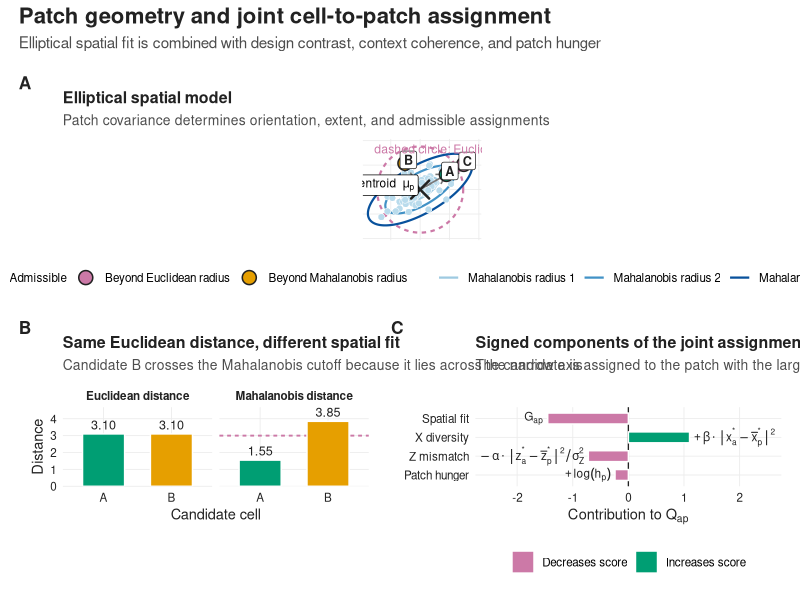
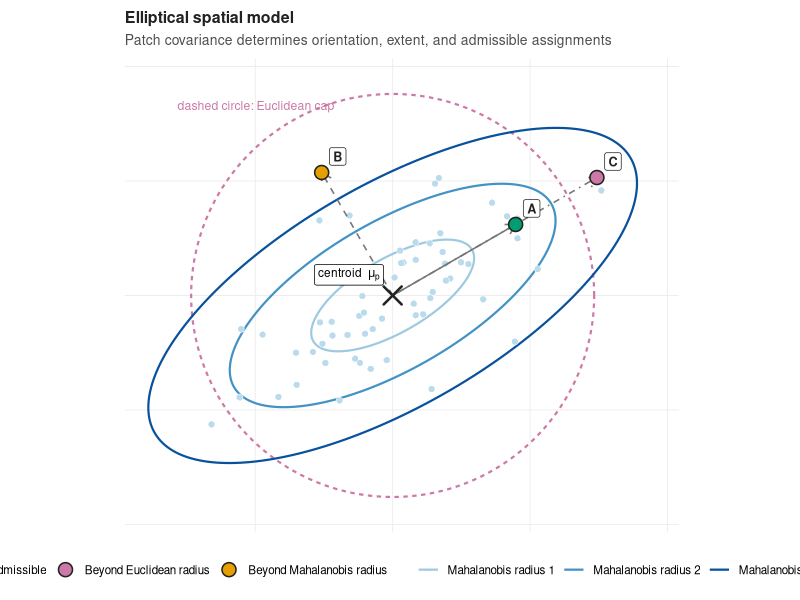
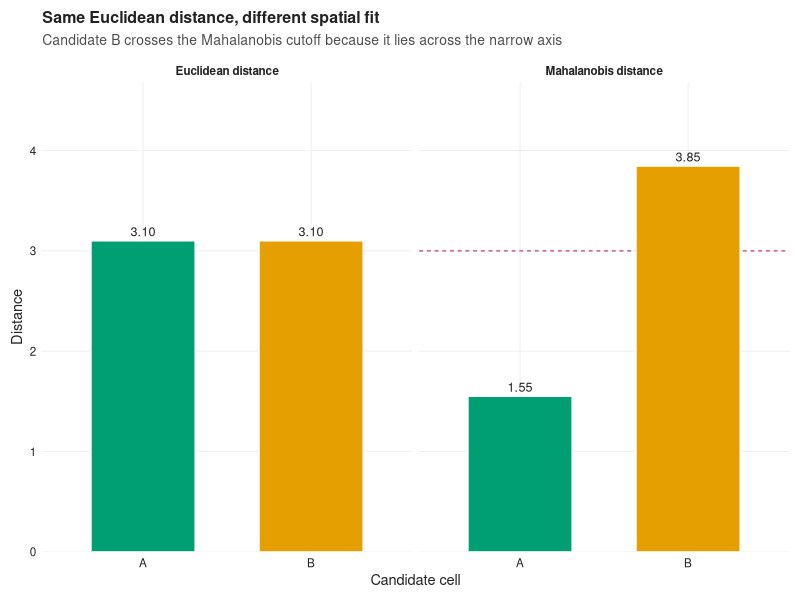
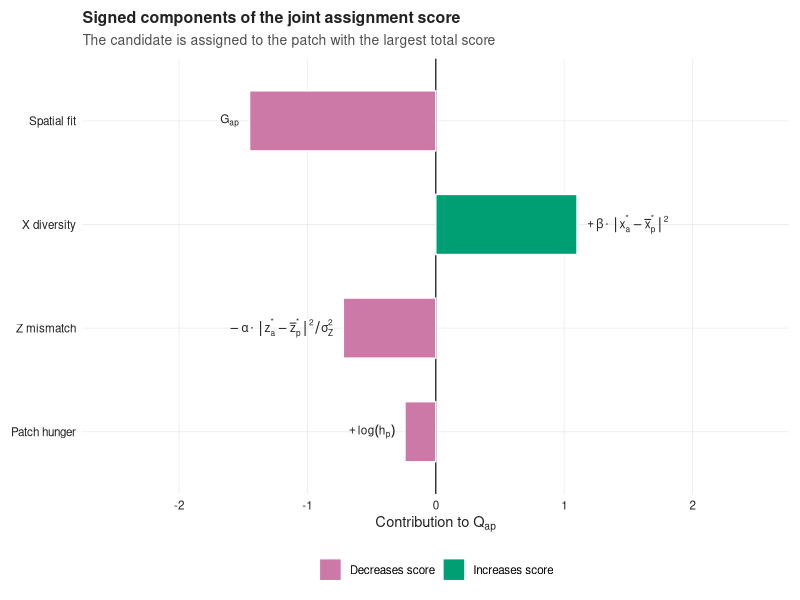

Write R code to recreate these figures, in order. (Note: this script raises an error after producing the figures.)
#!/usr/bin/env Rscript

# Conceptual figure for the elliptical patch model and assignment score used by
# SpaceMosaic. The values are synthetic and chosen to expose the geometry.

required_packages <- c("ggplot2", "patchwork", "svglite", "ragg")
missing_packages <- required_packages[
    !vapply(required_packages, requireNamespace, logical(1), quietly = TRUE)
]
if (length(missing_packages) > 0L) {
    stop(
        "Install the following packages before running this script: ",
        paste(missing_packages, collapse = ", "),
        call. = FALSE
    )
}

script_arg <- grep("^--file=", commandArgs(trailingOnly = FALSE), value = TRUE)
if (length(script_arg) != 1L) {
    stop("Run this file with Rscript.", call. = FALSE)
}
script_file <- normalizePath(sub("^--file=", "", script_arg))
manuscript_dir <- normalizePath(file.path(dirname(script_file), ".."))
figure_dir <- file.path(manuscript_dir, "figures")
dir.create(figure_dir, recursive = TRUE, showWarnings = FALSE)

set.seed(25092026)

palette <- list(
    focal = "#D55E00",
    patch = "#0072B2",
    local = "#E69F00",
    context = "#009E73",
    rejected = "#CC79A7",
    ink = "#222222",
    grey = "#777777",
    pale = "#F3F5F7"
)

theme_methods <- function(base_size = 10.5) {
    ggplot2::theme_minimal(base_size = base_size) +
        ggplot2::theme(
            plot.title = ggplot2::element_text(
                face = "bold", colour = palette$ink, size = base_size + 1,
                margin = ggplot2::margin(b = 5)
            ),
            plot.subtitle = ggplot2::element_text(
                colour = "#4D4D4D", size = base_size - 0.5,
                margin = ggplot2::margin(b = 7)
            ),
            plot.tag = ggplot2::element_text(
                face = "bold", colour = palette$ink, size = base_size + 2
            ),
            axis.title = ggplot2::element_text(colour = palette$ink),
            axis.text = ggplot2::element_text(colour = palette$ink),
            panel.grid.minor = ggplot2::element_blank(),
            panel.grid.major = ggplot2::element_line(colour = "#ECECEC", linewidth = 0.3),
            legend.title = ggplot2::element_blank(),
            plot.margin = ggplot2::margin(8, 8, 8, 8)
        )
}

# Define an elongated patch covariance.
mu <- c(0, 0)
angle <- 30 * pi / 180
rotation <- matrix(
    c(cos(angle), sin(angle), -sin(angle), cos(angle)),
    nrow = 2
)
eigenvalues <- c(4.0, 0.65)
sigma <- rotation %*% diag(eigenvalues) %*% t(rotation)
sigma_inv <- solve(sigma)
major_direction <- rotation[, 1]
minor_direction <- rotation[, 2]

# Draw current patch cells from the same covariance.
n_patch_cells <- 58L
standard_points <- matrix(stats::rnorm(n_patch_cells * 2L), ncol = 2)
patch_xy <- standard_points %*% diag(sqrt(eigenvalues)) %*% t(rotation)
patch_cells <- data.frame(x = patch_xy[, 1], y = patch_xy[, 2])

ellipse_path <- function(radius, n = 240L) {
    theta <- seq(0, 2 * pi, length.out = n)
    unit_circle <- cbind(cos(theta), sin(theta))
    xy <- radius * unit_circle %*% diag(sqrt(eigenvalues)) %*% t(rotation)
    data.frame(x = xy[, 1], y = xy[, 2], radius = factor(radius))
}
ellipses <- do.call(rbind, lapply(c(1, 2, 3), ellipse_path))

euclidean_cap <- 4.4
circle_theta <- seq(0, 2 * pi, length.out = 300L)
radius_circle <- data.frame(
    x = euclidean_cap * cos(circle_theta),
    y = euclidean_cap * sin(circle_theta)
)

# A and B have the same Euclidean distance but lie on different ellipse axes.
# C lies along the major axis but exceeds the Euclidean radius cap.
candidate_distance <- 3.1
candidates <- rbind(
    A = candidate_distance * major_direction,
    B = candidate_distance * minor_direction,
    C = 5.15 * major_direction
)
candidates <- data.frame(
    candidate = rownames(candidates),
    x = candidates[, 1],
    y = candidates[, 2],
    stringsAsFactors = FALSE
)
candidates$euclidean <- sqrt(candidates$x^2 + candidates$y^2)
candidates$mahalanobis <- sqrt(vapply(
    seq_len(nrow(candidates)),
    function(i) {
        d <- as.numeric(candidates[i, c("x", "y")])
        t(d) %*% sigma_inv %*% d
    },
    numeric(1)
))
candidates$status <- c(
    "Admissible",
    "Beyond Mahalanobis radius",
    "Beyond Euclidean radius"
)

candidate_segments <- data.frame(
    x = 0, y = 0,
    xend = candidates$x,
    yend = candidates$y,
    candidate = candidates$candidate
)

# Panel A: full spatial geometry.
p_a <- ggplot2::ggplot() +
    ggplot2::geom_path(
        data = radius_circle, ggplot2::aes(x, y),
        colour = palette$rejected, linewidth = 0.75, linetype = "22"
    ) +
    ggplot2::geom_path(
        data = ellipses,
        ggplot2::aes(x, y, group = radius, colour = radius),
        linewidth = 0.75
    ) +
    ggplot2::geom_point(
        data = patch_cells, ggplot2::aes(x, y),
        shape = 21, size = 2.1, fill = "#B9DBEC",
        colour = "white", stroke = 0.25
    ) +
    ggplot2::geom_segment(
        data = candidate_segments,
        ggplot2::aes(x, y, xend = xend, yend = yend, linetype = candidate),
        colour = palette$grey, linewidth = 0.55,
        arrow = grid::arrow(length = grid::unit(0.11, "inches"))
    ) +
    ggplot2::geom_point(
        ggplot2::aes(x = mu[1], y = mu[2]),
        shape = 4, size = 5.2, stroke = 1.3, colour = palette$ink
    ) +
    ggplot2::geom_point(
        data = candidates,
        ggplot2::aes(x, y, fill = status),
        shape = 21, size = 4.2, colour = palette$ink, stroke = 0.8
    ) +
    ggplot2::geom_label(
        data = candidates,
        ggplot2::aes(x, y, label = candidate),
        nudge_x = c(0.35, 0.35, 0.35),
        nudge_y = c(0.35, 0.35, 0.35),
        size = 3.2, fontface = "bold", linewidth = 0.2,
        fill = "white", colour = palette$ink
    ) +
    ggplot2::annotate(
        "label", x = -0.2, y = 0.45, label = "centroid ~~ mu[p]",
        hjust = 1, size = 3.0, linewidth = 0.2, fill = "white",
        parse = TRUE
    ) +
    ggplot2::annotate(
        "text", x = -4.7, y = 4.15,
        label = "dashed circle: Euclidean cap",
        hjust = 0, colour = palette$rejected, size = 3.1
    ) +
    ggplot2::scale_colour_manual(
        values = c("1" = "#9ECAE1", "2" = "#4292C6", "3" = "#08519C"),
        labels = c("Mahalanobis radius 1", "Mahalanobis radius 2", "Mahalanobis radius 3")
    ) +
    ggplot2::scale_fill_manual(values = c(
        "Admissible" = palette$context,
        "Beyond Mahalanobis radius" = palette$local,
        "Beyond Euclidean radius" = palette$rejected
    )) +
    ggplot2::scale_linetype_manual(values = c(A = "solid", B = "dashed", C = "dotdash"), guide = "none") +
    ggplot2::coord_equal(xlim = c(-5.3, 5.7), ylim = c(-4.7, 4.7)) +
    ggplot2::labs(
        title = "Elliptical spatial model",
        subtitle = "Patch covariance determines orientation, extent, and admissible assignments"
    ) +
    theme_methods() +
    ggplot2::theme(
        axis.title = ggplot2::element_blank(),
        axis.text = ggplot2::element_blank(),
        axis.ticks = ggplot2::element_blank(),
        panel.grid = ggplot2::element_blank(),
        legend.position = "bottom"
    )

# Panel B: demonstrate why Euclidean and Mahalanobis distances are not
# interchangeable for an elongated patch.
distance_df <- rbind(
    data.frame(
        candidate = candidates$candidate[1:2],
        distance = candidates$euclidean[1:2],
        measure = "Euclidean distance"
    ),
    data.frame(
        candidate = candidates$candidate[1:2],
        distance = candidates$mahalanobis[1:2],
        measure = "Mahalanobis distance"
    )
)
distance_df$candidate <- factor(distance_df$candidate, levels = c("A", "B"))

p_b <- ggplot2::ggplot(
    distance_df,
    ggplot2::aes(candidate, distance, fill = candidate)
) +
    ggplot2::geom_hline(
        data = data.frame(measure = "Mahalanobis distance", y = 3),
        ggplot2::aes(yintercept = y),
        linetype = "22", linewidth = 0.65, colour = palette$rejected
    ) +
    ggplot2::geom_col(width = 0.62, colour = "white") +
    ggplot2::geom_text(
        ggplot2::aes(label = sprintf("%.2f", distance)),
        vjust = -0.45, size = 3.2, colour = palette$ink
    ) +
    ggplot2::facet_wrap(~measure, nrow = 1) +
    ggplot2::scale_fill_manual(values = c(A = palette$context, B = palette$local)) +
    ggplot2::scale_y_continuous(
        limits = c(0, 4.5), expand = ggplot2::expansion(mult = c(0, 0.04))
    ) +
    ggplot2::labs(
        title = "Same Euclidean distance, different spatial fit",
        subtitle = "Candidate B crosses the Mahalanobis cutoff because it lies across the narrow axis",
        x = "Candidate cell", y = "Distance"
    ) +
    theme_methods() +
    ggplot2::theme(
        strip.text = ggplot2::element_text(face = "bold", colour = palette$ink),
        legend.position = "none"
    )

# Panel C: signed contributions to the joint score. Values are illustrative;
# the signs and interpretation match the implemented score.
score_df <- data.frame(
    component = factor(
        c("Spatial fit", "X diversity", "Z mismatch", "Patch hunger"),
        levels = rev(c("Spatial fit", "X diversity", "Z mismatch", "Patch hunger"))
    ),
    contribution = c(-1.45, 1.10, -0.72, -0.24),
    explanation = c(
        "G[ap]",
        "+ beta %.% group('||', x[a]^'*' - bar(x)[p]^'*', '||')^2",
        "- alpha %.% group('||', z[a]^'*' - bar(z)[p]^'*', '||')^2 / sigma[Z]^2",
        "+ log(h[p])"
    ),
    stringsAsFactors = FALSE
)
score_df$direction <- ifelse(score_df$contribution >= 0, "Increases score", "Decreases score")

p_c <- ggplot2::ggplot(
    score_df,
    ggplot2::aes(contribution, component, fill = direction)
) +
    ggplot2::geom_vline(xintercept = 0, colour = palette$ink, linewidth = 0.45) +
    ggplot2::geom_col(width = 0.58, colour = "white") +
    ggplot2::geom_text(
        ggplot2::aes(
            label = explanation,
            x = ifelse(contribution >= 0, contribution + 0.08, contribution - 0.08),
            hjust = ifelse(contribution >= 0, 0, 1)
        ),
        size = 3.0, colour = palette$ink, parse = TRUE
    ) +
    ggplot2::scale_fill_manual(values = c(
        "Increases score" = palette$context,
        "Decreases score" = palette$rejected
    )) +
    ggplot2::scale_x_continuous(
        limits = c(-2.5, 2.5),
        breaks = c(-2, -1, 0, 1, 2)
    ) +
    ggplot2::labs(
        title = "Signed components of the joint assignment score",
        subtitle = "The candidate is assigned to the patch with the largest total score",
        x = expression("Contribution to " * Q[ap]), y = NULL
    ) +
    theme_methods() +
    ggplot2::theme(legend.position = "bottom")

figure <- p_a / (p_b | p_c) +
    patchwork::plot_layout(heights = c(1.28, 1)) +
    patchwork::plot_annotation(
        title = "Patch geometry and joint cell-to-patch assignment",
        subtitle = paste(
            "Elliptical spatial fit is combined with design contrast, context coherence,",
            "and patch hunger"
        ),
        tag_levels = "A",
        theme = ggplot2::theme(
            plot.title = ggplot2::element_text(
                face = "bold", size = 16, colour = palette$ink
            ),
            plot.subtitle = ggplot2::element_text(
                size = 11, colour = "#4D4D4D",
                margin = ggplot2::margin(b = 8)
            )
        )
    ) &
    ggplot2::theme(plot.background = ggplot2::element_rect(fill = "white", colour = NA))

base_name <- file.path(figure_dir, "patch_geometry")
ggplot2::ggsave(
    paste0(base_name, ".svg"), figure,
    width = 13, height = 10, units = "in", bg = "white",
    device = svglite::svglite
)
ggplot2::ggsave(
    paste0(base_name, ".png"), figure,
    width = 13, height = 10, units = "in", dpi = 320, bg = "white",
    device = ragg::agg_png
)
ggplot2::ggsave(
    paste0(base_name, ".pdf"), figure,
    width = 13, height = 10, units = "in", bg = "white"
)

message("Wrote figure files to: ", figure_dir)
